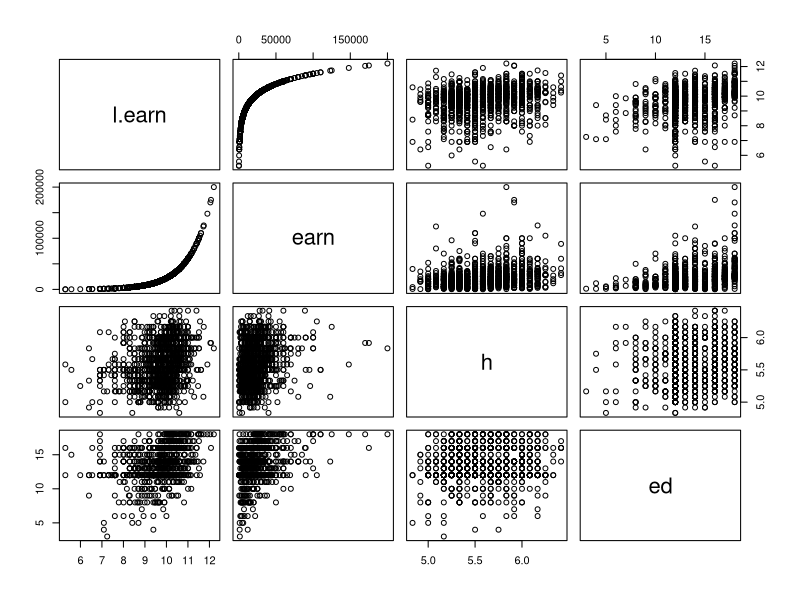
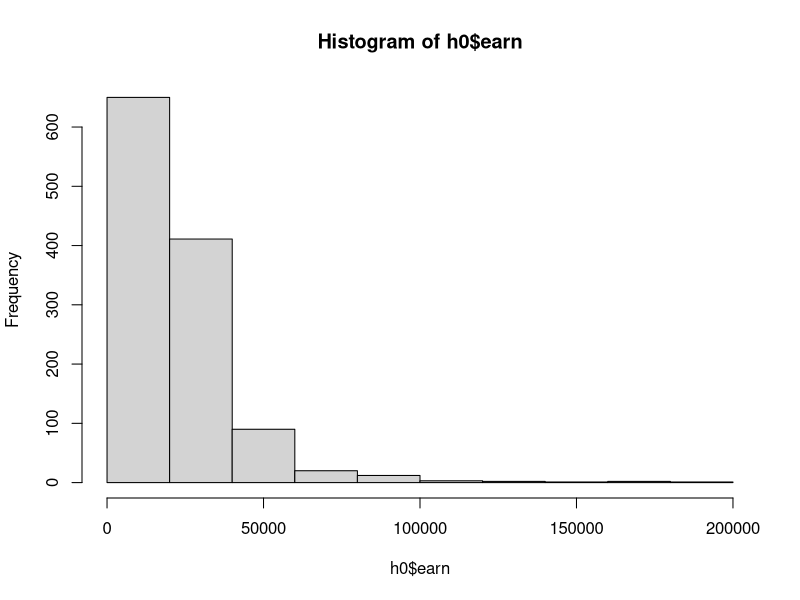
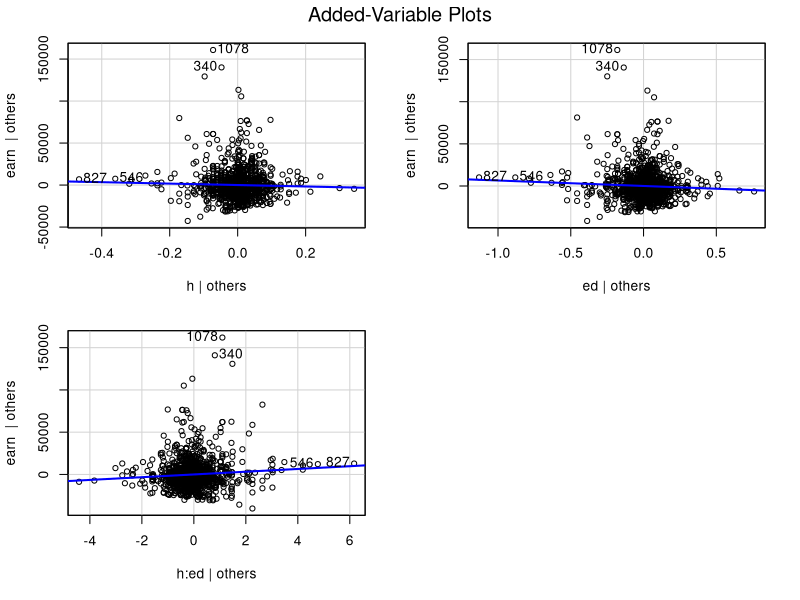
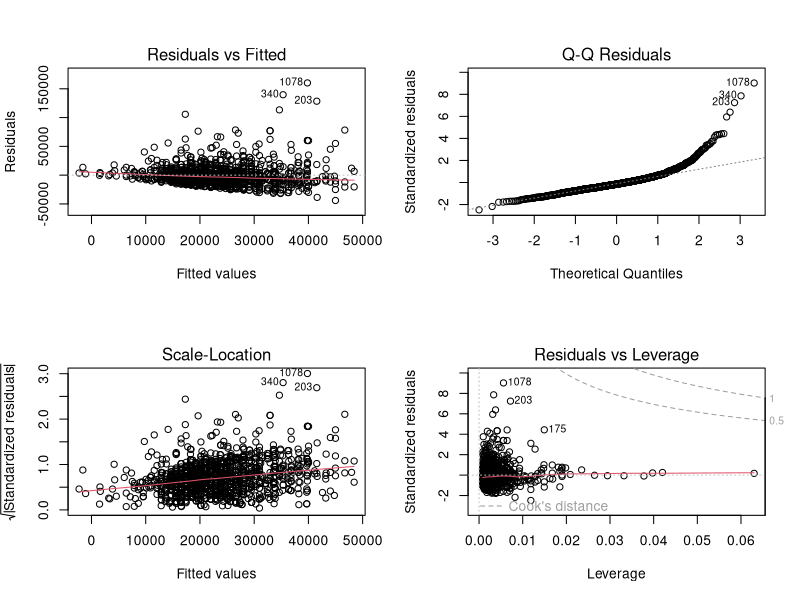

The R script that drew these images, in order:
setwd("/Users/xuhong/Documents/Duke/Term 1 Courses/ENVIRON 710 Applied data analysis/Lectures")
heights <- read.csv("Heights.csv", header=T)
heights <- heights[!is.na(heights$earn)&heights$earn != 0,]
heights$h <- heights$height1 + heights$height2*1.0/12

h0 <- cbind(log(heights$earn), heights$earn, heights$h, heights$ed)
colnames(h0) <- c("l.earn", "earn", "h", "ed")
pairs(h0)
h0 <- as.data.frame(h0)

hist(h0$earn)



par0 <- par(mfrow=c(2,2))
lm0 <- lm(l.earn ~ h*ed, data=h0)
lm1 <- lm(earn ~ h*ed, data=h0)

# plot
require(car)
avPlots(lm1)
summary(lm1)
plot(lm1)

lm1 <- update(lm0, ~. - h:ed)
lm2 <- update(lm1, ~. - h)
anova(lm0, lm1, lm2)
AIC(lm0, lm1, lm2)

# or just use step()
lm.f <- step(lm0)



